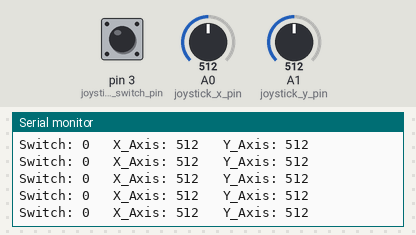
A sketch run on a simulated Arduino Uno, built with avr-gcc and run on an emulated ATmega328P. Parts: the last lines printed to the serial monitor. The test bench sets the inputs (shaded band); at power-on: A0 (joystick_x_pin) = 512, A1 (joystick_y_pin) = 512, pin 3 (joystick_switch_pin) HIGH.

Above: at 1.2 s.
1.3 s: A0 (joystick_x_pin) set to 107
At 1.4 s:
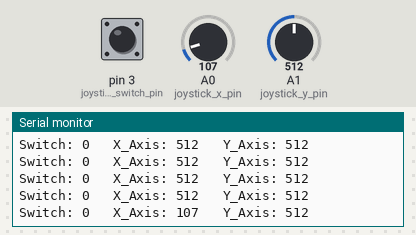
4.3 s: A0 (joystick_x_pin) set to 88
At 4.32 s:
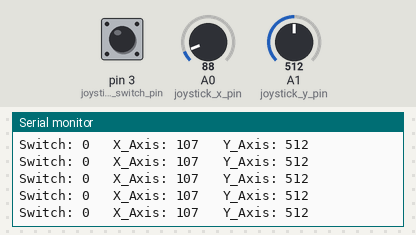
5.8 s: A1 (joystick_y_pin) set to 105
At 6.8 s:
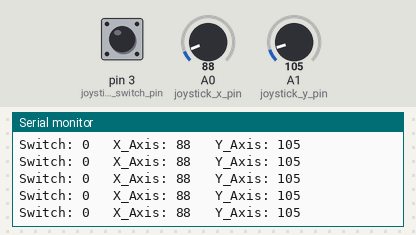
8.8 s: A1 (joystick_y_pin) set to 93
At 9.6 s:
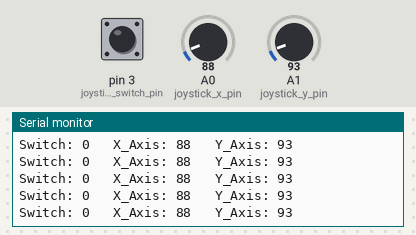
Timing chart, 0 to 11.8 s (numbered marks = the images above; inputs shaded):
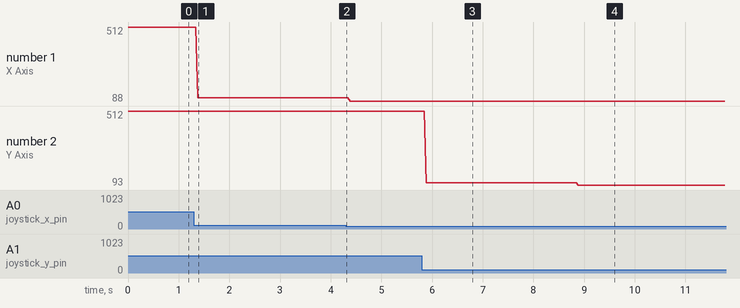

Measured:
- after the input at 1.3 s, the serial monitor: prints a new line after 0.08 s (image 1)
- after the input at 5.8 s, the serial monitor: prints a new line after 0.08 s (image 3)
- after the input at 8.8 s, the serial monitor: prints a new line after 0.09 s (image 4)
- plotted number 1: 512 → 107 after the input at 1.3 s, 107 → 88 after the input at 4.3 s
- plotted number 2: 512 → 105 after the input at 5.8 s, 105 → 93 after the input at 8.8 s

The sketch:

Addicore-XY-Joystick-Example.ino
```cpp
// (licence header left out)
//Arduino pins attached to joystick
#define joystick_switch_pin  3
#define joystick_x_pin       A0
#define joystick_y_pin       A1

// the setup routine runs once when you press reset:
void setup() {
  Serial.begin(9600);                          // initialize serial communication at 9600 bits per second:
  pinMode(joystick_switch_pin, INPUT_PULLUP);  // Enable the pullup resistor on pin 3 for the joystick's switch signal
}

// the loop routine runs over and over again forever:
void loop() {
  int X_Axis = analogRead(joystick_x_pin);     // read the x axis value
  int Y_Axis = analogRead(joystick_y_pin);     // read the x axis value
  //X_Axis = map(X_Axis, 0, 1023, 1023, 0);      // Example to invert the input from the x axis so that pressing the stick forward gives larger values
  //Y_Axis = map(Y_Axis, 0, 1023, 1023, 0);      // Example to invert the input from the y axis so that pressing the stick forward gives larger values
  int SwitchValue = digitalRead(joystick_switch_pin);  // read the state of the switch
  SwitchValue = map(SwitchValue, 0, 1, 1, 0);  // invert the input from the switch to be high when pressed

  // print out the values you read:
  Serial.print("Switch: ");
  Serial.print(SwitchValue);
  Serial.print("   X_Axis: ");
  Serial.print(X_Axis);
  Serial.print("   Y_Axis: ");
  Serial.println(Y_Axis);
  delay(10);        // delay in between reads
}
```
